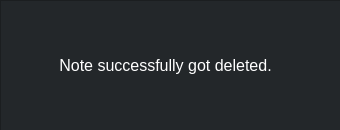
<?xml version="1.0" encoding="UTF-8"?>
<ui version="4.0">
 <class>Dialog</class>
 <widget class="QDialog" name="Dialog">
  <property name="geometry">
   <rect>
    <x>0</x>
    <y>0</y>
    <width>340</width>
    <height>130</height>
   </rect>
  </property>
  <property name="windowTitle">
   <string>Dialog</string>
  </property>
  <widget class="QFrame" name="frame_n_dd">
   <property name="geometry">
    <rect>
     <x>0</x>
     <y>0</y>
     <width>341</width>
     <height>131</height>
    </rect>
   </property>
   <property name="styleSheet">
    <string notr="true">background-color: rgb(35, 39, 42);
background-color: rgb(44, 47, 51);
background-color: rgb(35, 39, 42);</string>
   </property>
   <property name="frameShape">
    <enum>QFrame::StyledPanel</enum>
   </property>
   <property name="frameShadow">
    <enum>QFrame::Raised</enum>
   </property>
   <widget class="QLabel" name="label_n_dd">
    <property name="geometry">
     <rect>
      <x>50</x>
      <y>50</y>
      <width>231</width>
      <height>31</height>
     </rect>
    </property>
    <property name="font">
     <font>
      <family>Arial</family>
      <pointsize>12</pointsize>
     </font>
    </property>
    <property name="layoutDirection">
     <enum>Qt::RightToLeft</enum>
    </property>
    <property name="styleSheet">
     <string notr="true">color: rgb(255, 255, 255);</string>
    </property>
    <property name="text">
     <string>Note successfully got deleted.</string>
    </property>
    <property name="alignment">
     <set>Qt::AlignCenter</set>
    </property>
   </widget>
  </widget>
 </widget>
 <resources/>
 <connections/>
</ui>
